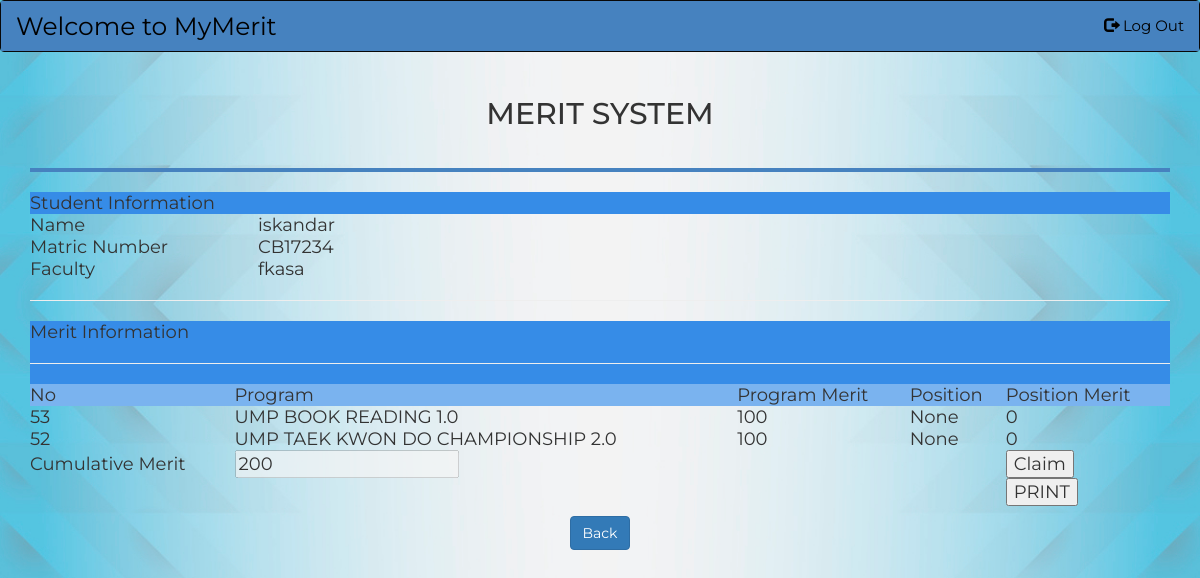
Page /MyMerit/calculateMerit.php?id=30 on the committed database.
### tables this page shows
CREATE TABLE `student` (
  `id` int(11) NOT NULL,
  `stdName` varchar(50) NOT NULL,
  `stdMatric` varchar(10) NOT NULL,
  `stdFaculty` varchar(10) NOT NULL,
  `stdPhone` varchar(20) NOT NULL,
  `stdPwd` char(50) DEFAULT NULL,
  `status` varchar(20) NOT NULL DEFAULT 'PENDING',
  `stdPhoto` varchar(100) NOT NULL
);

CREATE TABLE `attendance` (
  `attendance_ID` int(11) NOT NULL,
  `student_ID` varchar(14) NOT NULL,
  `program_ID` int(11) NOT NULL,
  `geolocation` varchar(100) NOT NULL,
  `ip` varchar(15) NOT NULL
);

CREATE TABLE `programtable` (
  `id` int(100) NOT NULL,
  `programname` varchar(100) NOT NULL,
  `programdetails` varchar(100) NOT NULL,
  `programlocation` varchar(100) NOT NULL,
  `programdate` varchar(100) NOT NULL,
  `programtime` varchar(100) NOT NULL,
  `merit` int(100) NOT NULL,
  `image` varchar(500) NOT NULL,
  `programstatus` varchar(15) NOT NULL,
  `coID` int(11) NOT NULL
);

CREATE TABLE `committee` (
  `id` int(11) NOT NULL,
  `studid` int(11) NOT NULL,
  `progid` int(11) NOT NULL,
  `position` varchar(50) NOT NULL,
  `posmerit` int(100) NOT NULL
);

### MyMerit/calculateMerit.php (the view, shortened to what this page needs)
<html>
<head>
	<div class="container">
	<div style="background:transparent !important; padding-top:5px !important" class="jumbotron jumbotron-fluid">
	<h2 style="margin-bottom:-40px !important">MERIT SYSTEM</h2>
	</div>
	<hr style="border: 2px solid #4682BF;">
</head>
<body>
	<div>
		<table style="border-collapse: collapse;width: 100%;font-size: large;">
			<tr><td style="background-color: #368ce7" colspan="2">Student Information</td></tr>
			<?php
			$id=$_GET["id"];
			require 'connect.php';
			$sql1 = "select * from student where id=$id";
			$result1 = $conn->query($sql1);
			if ($result1) {
				$row1 = $result1->fetch_assoc();
				echo '<tr><td width="20%">Name</td><td>'.$row1["stdName"].'</td></tr>';
				echo '<tr><td>Matric Number</td><td>'.$row1["stdMatric"].'</td></tr>';
				echo '<tr><td>Faculty</td><td>'.$row1["stdFaculty"].'</td></tr>';
				$lol1=$row1["stdMatric"];
			}
			?>
		</table><hr>
	</div>
	<div>
		<table width="100%">
			<tr><td style="background-color: #368ce7" colspan="5">Merit Information<hr></td></tr>
			<tr style="background-color: #7ab3ef">
				<td>No</td><td>Program</td><td>Program Merit</td><td>Position</td><td>Position Merit</td>
			</tr>
			<?php
			require 'connect.php';
			$sql2 = "select * from attendance join committee on attendance.program_ID=committee.progid
			join programtable on committee.progid=programtable.id
			where attendance.student_ID='$lol1'";
			$result2 = $conn->query($sql2);
			if ($result2->num_rows > 0){
				while($row2 = $result2->fetch_assoc()){
				echo '<tr>';
				echo "<td>".$row2['program_ID']."</td>";
				echo "<td>".$row2['programname']."</td>";
				echo "<td>".$row2['merit']."</td>";
				echo "<td>".$row2['position']."</td>";
				echo "<td>".$row2['posmerit']."</td>";
				echo "</tr>";
				}
			}else{
				echo '<tr><td colspan="5">no program joined</td></tr>';
			}
			$id=$_GET["id"];
			$sql3 = "select sum(merit) as progmerit from programtable inner join attendance on programtable.id=attendance.program_ID where attendance.student_ID='$lol1'";
			$sql4 = "select sum(posmerit) as posmerit from attendance join committee on attendance.program_ID=committee.progid join programtable on committee.progid=programtable.id where attendance.student_ID='$lol1'";
			$result3 = $conn->query($sql3);
			$result4 = $conn->query($sql4);
			$row3 = $result3->fetch_assoc();
			$row4 = $result4->fetch_assoc();
			$progmerit = $row3['progmerit'];
			$posmerit = $row4['posmerit'];
			$total = $progmerit+$posmerit;
			echo "<tr>";
			echo "<td>Cumulative Merit</td>";
			echo "<form action='' method='post'>";
			echo "<td><input type='text' name='3' value=".$total." disabled><input type='hidden' name='4' value=".$id."></td>";
			echo "<td><input type='hidden' name='1' value=".$progmerit."></td>";
			echo "<td><input type='hidden' name='2' value=".$posmerit."></td>";
			echo "<td><input type='submit' name='claim' value='Claim'></td></form>";
			echo "</tr>";
			?>
			<tr><td></td><td></td><td></td><td></td><td><button onclick="window.print()">PRINT</button></td></tr>
		</table>
	<button type="button" class="btn btn-primary" onclick="location.href='stdMenu.php'">Back</button>
	</div>
</body>
</html>

### MyMerit/calculateMerit.php (style rules this page uses)
table { border-collapse: collapse; width: 100%; font-size: large; }
th, td { text-align: left; padding: 8px; }

### rows in the picture
student: stdName "iskandar", stdMatric "CB17234", stdFaculty "fkasa"
attendance: program_ID "53", programtable.programname "UMP BOOK READING 1.0", programtable.merit "100", committee.position "None", committee.posmerit "0"
attendance: program_ID "52", programtable.programname "UMP TAEK KWON DO CHAMPIONSHIP 2.0", programtable.merit "100", committee.position "None", committee.posmerit "0"
